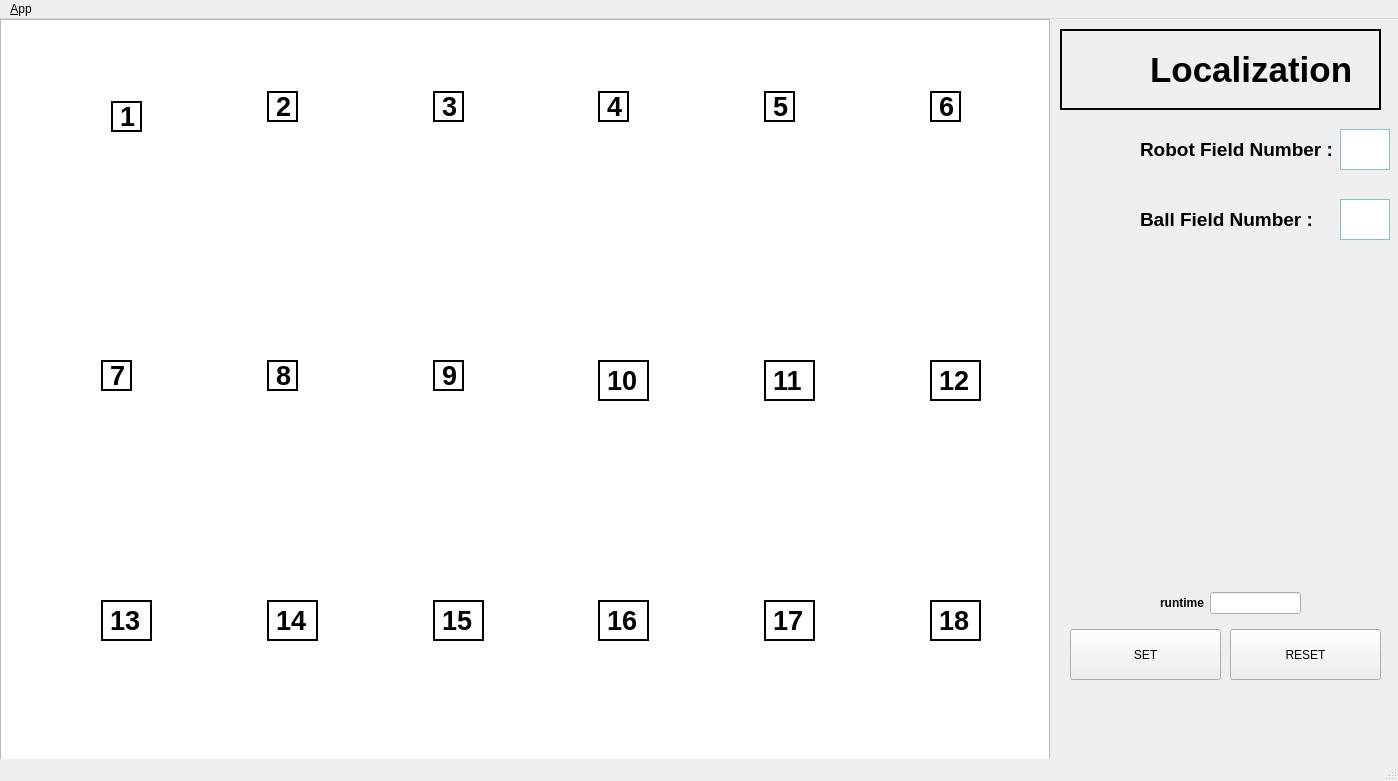
<?xml version="1.0" encoding="UTF-8"?>
<ui version="4.0">
 <class>MainWindowDesign</class>
 <widget class="QMainWindow" name="MainWindowDesign">
  <property name="geometry">
   <rect>
    <x>0</x>
    <y>0</y>
    <width>1398</width>
    <height>781</height>
   </rect>
  </property>
  <property name="windowTitle">
   <string>QRosApp</string>
  </property>
  <property name="windowIcon">
   <iconset resource="../resources/images.qrc">
    <normaloff>:/images/local2.png</normaloff>:/images/local2.png</iconset>
  </property>
  <property name="locale">
   <locale language="English" country="Australia"/>
  </property>
  <widget class="QWidget" name="centralwidget">
   <widget class="QGraphicsView" name="graphicsView">
    <property name="geometry">
     <rect>
      <x>0</x>
      <y>0</y>
      <width>1050</width>
      <height>750</height>
     </rect>
    </property>
   </widget>
   <widget class="QLabel" name="label">
    <property name="geometry">
     <rect>
      <x>1110</x>
      <y>690</y>
      <width>221</width>
      <height>61</height>
     </rect>
    </property>
    <property name="cursor">
     <cursorShape>ArrowCursor</cursorShape>
    </property>
    <property name="text">
     <string/>
    </property>
    <property name="pixmap">
     <pixmap resource="../resources/images.qrc">:/images/ROBIT_logo.2.png</pixmap>
    </property>
    <property name="scaledContents">
     <bool>true</bool>
    </property>
   </widget>
   <widget class="QLabel" name="label_2">
    <property name="geometry">
     <rect>
      <x>1070</x>
      <y>20</y>
      <width>61</width>
      <height>51</height>
     </rect>
    </property>
    <property name="text">
     <string/>
    </property>
    <property name="pixmap">
     <pixmap resource="../resources/images.qrc">:/images/local2.png</pixmap>
    </property>
    <property name="scaledContents">
     <bool>true</bool>
    </property>
   </widget>
   <widget class="QLabel" name="label_3">
    <property name="geometry">
     <rect>
      <x>1150</x>
      <y>30</y>
      <width>221</width>
      <height>41</height>
     </rect>
    </property>
    <property name="font">
     <font>
      <pointsize>26</pointsize>
      <weight>75</weight>
      <italic>false</italic>
      <bold>true</bold>
     </font>
    </property>
    <property name="text">
     <string>Localization</string>
    </property>
   </widget>
   <widget class="QPushButton" name="pushButton_set">
    <property name="geometry">
     <rect>
      <x>1070</x>
      <y>610</y>
      <width>151</width>
      <height>51</height>
     </rect>
    </property>
    <property name="text">
     <string>SET</string>
    </property>
   </widget>
   <widget class="QPushButton" name="pushButton_reset">
    <property name="geometry">
     <rect>
      <x>1230</x>
      <y>610</y>
      <width>151</width>
      <height>51</height>
     </rect>
    </property>
    <property name="text">
     <string>RESET</string>
    </property>
   </widget>
   <widget class="QLabel" name="label_num1">
    <property name="geometry">
     <rect>
      <x>111</x>
      <y>82</y>
      <width>31</width>
      <height>31</height>
     </rect>
    </property>
    <property name="font">
     <font>
      <pointsize>20</pointsize>
      <weight>75</weight>
      <bold>true</bold>
     </font>
    </property>
    <property name="frameShape">
     <enum>QFrame::WinPanel</enum>
    </property>
    <property name="text">
     <string>1</string>
    </property>
   </widget>
   <widget class="QLabel" name="label_num2">
    <property name="geometry">
     <rect>
      <x>267</x>
      <y>72</y>
      <width>31</width>
      <height>31</height>
     </rect>
    </property>
    <property name="font">
     <font>
      <pointsize>20</pointsize>
      <weight>75</weight>
      <bold>true</bold>
     </font>
    </property>
    <property name="frameShape">
     <enum>QFrame::WinPanel</enum>
    </property>
    <property name="text">
     <string>2</string>
    </property>
   </widget>
   <widget class="QLabel" name="label_num3">
    <property name="geometry">
     <rect>
      <x>433</x>
      <y>72</y>
      <width>31</width>
      <height>31</height>
     </rect>
    </property>
    <property name="font">
     <font>
      <pointsize>20</pointsize>
      <weight>75</weight>
      <bold>true</bold>
     </font>
    </property>
    <property name="frameShape">
     <enum>QFrame::WinPanel</enum>
    </property>
    <property name="text">
     <string>3</string>
    </property>
   </widget>
   <widget class="QLabel" name="label_num6">
    <property name="geometry">
     <rect>
      <x>930</x>
      <y>72</y>
      <width>31</width>
      <height>31</height>
     </rect>
    </property>
    <property name="font">
     <font>
      <pointsize>20</pointsize>
      <weight>75</weight>
      <bold>true</bold>
     </font>
    </property>
    <property name="frameShape">
     <enum>QFrame::WinPanel</enum>
    </property>
    <property name="text">
     <string>6</string>
    </property>
   </widget>
   <widget class="QLabel" name="label_num5">
    <property name="geometry">
     <rect>
      <x>764</x>
      <y>72</y>
      <width>31</width>
      <height>31</height>
     </rect>
    </property>
    <property name="font">
     <font>
      <pointsize>20</pointsize>
      <weight>75</weight>
      <bold>true</bold>
     </font>
    </property>
    <property name="frameShape">
     <enum>QFrame::WinPanel</enum>
    </property>
    <property name="text">
     <string>5</string>
    </property>
   </widget>
   <widget class="QLabel" name="label_num4">
    <property name="geometry">
     <rect>
      <x>598</x>
      <y>72</y>
      <width>31</width>
      <height>31</height>
     </rect>
    </property>
    <property name="font">
     <font>
      <pointsize>20</pointsize>
      <weight>75</weight>
      <bold>true</bold>
     </font>
    </property>
    <property name="frameShape">
     <enum>QFrame::WinPanel</enum>
    </property>
    <property name="text">
     <string>4</string>
    </property>
   </widget>
   <widget class="QTextEdit" name="textEdit_area">
    <property name="geometry">
     <rect>
      <x>1340</x>
      <y>110</y>
      <width>50</width>
      <height>41</height>
     </rect>
    </property>
    <property name="palette">
     <palette>
      <active>
       <colorrole role="WindowText">
        <brush brushstyle="SolidPattern">
         <color alpha="255">
          <red>0</red>
          <green>0</green>
          <blue>0</blue>
         </color>
        </brush>
       </colorrole>
       <colorrole role="Button">
        <brush brushstyle="SolidPattern">
         <color alpha="255">
          <red>170</red>
          <green>255</green>
          <blue>255</blue>
         </color>
        </brush>
       </colorrole>
       <colorrole role="Light">
        <brush brushstyle="SolidPattern">
         <color alpha="255">
          <red>255</red>
          <green>255</green>
          <blue>255</blue>
         </color>
        </brush>
       </colorrole>
       <colorrole role="Midlight">
        <brush brushstyle="SolidPattern">
         <color alpha="255">
          <red>212</red>
          <green>255</green>
          <blue>255</blue>
         </color>
        </brush>
       </colorrole>
       <colorrole role="Dark">
        <brush brushstyle="SolidPattern">
         <color alpha="255">
          <red>85</red>
          <green>127</green>
          <blue>127</blue>
         </color>
        </brush>
       </colorrole>
       <colorrole role="Mid">
        <brush brushstyle="SolidPattern">
         <color alpha="255">
          <red>113</red>
          <green>170</green>
          <blue>170</blue>
         </color>
        </brush>
       </colorrole>
       <colorrole role="Text">
        <brush brushstyle="SolidPattern">
         <color alpha="255">
          <red>0</red>
          <green>0</green>
          <blue>0</blue>
         </color>
        </brush>
       </colorrole>
       <colorrole role="BrightText">
        <brush brushstyle="SolidPattern">
         <color alpha="255">
          <red>255</red>
          <green>255</green>
          <blue>255</blue>
         </color>
        </brush>
       </colorrole>
       <colorrole role="ButtonText">
        <brush brushstyle="SolidPattern">
         <color alpha="255">
          <red>0</red>
          <green>0</green>
          <blue>0</blue>
         </color>
        </brush>
       </colorrole>
       <colorrole role="Base">
        <brush brushstyle="SolidPattern">
         <color alpha="255">
          <red>255</red>
          <green>255</green>
          <blue>255</blue>
         </color>
        </brush>
       </colorrole>
       <colorrole role="Window">
        <brush brushstyle="SolidPattern">
         <color alpha="255">
          <red>170</red>
          <green>255</green>
          <blue>255</blue>
         </color>
        </brush>
       </colorrole>
       <colorrole role="Shadow">
        <brush brushstyle="SolidPattern">
         <color alpha="255">
          <red>0</red>
          <green>0</green>
          <blue>0</blue>
         </color>
        </brush>
       </colorrole>
       <colorrole role="AlternateBase">
        <brush brushstyle="SolidPattern">
         <color alpha="255">
          <red>212</red>
          <green>255</green>
          <blue>255</blue>
         </color>
        </brush>
       </colorrole>
       <colorrole role="ToolTipBase">
        <brush brushstyle="SolidPattern">
         <color alpha="255">
          <red>255</red>
          <green>255</green>
          <blue>220</blue>
         </color>
        </brush>
       </colorrole>
       <colorrole role="ToolTipText">
        <brush brushstyle="SolidPattern">
         <color alpha="255">
          <red>0</red>
          <green>0</green>
          <blue>0</blue>
         </color>
        </brush>
       </colorrole>
      </active>
      <inactive>
       <colorrole role="WindowText">
        <brush brushstyle="SolidPattern">
         <color alpha="255">
          <red>0</red>
          <green>0</green>
          <blue>0</blue>
         </color>
        </brush>
       </colorrole>
       <colorrole role="Button">
        <brush brushstyle="SolidPattern">
         <color alpha="255">
          <red>170</red>
          <green>255</green>
          <blue>255</blue>
         </color>
        </brush>
       </colorrole>
       <colorrole role="Light">
        <brush brushstyle="SolidPattern">
         <color alpha="255">
          <red>255</red>
          <green>255</green>
          <blue>255</blue>
         </color>
        </brush>
       </colorrole>
       <colorrole role="Midlight">
        <brush brushstyle="SolidPattern">
         <color alpha="255">
          <red>212</red>
          <green>255</green>
          <blue>255</blue>
         </color>
        </brush>
       </colorrole>
       <colorrole role="Dark">
        <brush brushstyle="SolidPattern">
         <color alpha="255">
          <red>85</red>
          <green>127</green>
          <blue>127</blue>
         </color>
        </brush>
       </colorrole>
       <colorrole role="Mid">
        <brush brushstyle="SolidPattern">
         <color alpha="255">
          <red>113</red>
          <green>170</green>
          <blue>170</blue>
         </color>
        </brush>
       </colorrole>
       <colorrole role="Text">
        <brush brushstyle="SolidPattern">
         <color alpha="255">
          <red>0</red>
          <green>0</green>
          <blue>0</blue>
         </color>
        </brush>
       </colorrole>
       <colorrole role="BrightText">
        <brush brushstyle="SolidPattern">
         <color alpha="255">
          <red>255</red>
          <green>255</green>
          <blue>255</blue>
         </color>
        </brush>
       </colorrole>
       <colorrole role="ButtonText">
        <brush brushstyle="SolidPattern">
         <color alpha="255">
          <red>0</red>
          <green>0</green>
          <blue>0</blue>
         </color>
        </brush>
       </colorrole>
       <colorrole role="Base">
        <brush brushstyle="SolidPattern">
         <color alpha="255">
          <red>255</red>
          <green>255</green>
          <blue>255</blue>
         </color>
        </brush>
       </colorrole>
       <colorrole role="Window">
        <brush brushstyle="SolidPattern">
         <color alpha="255">
          <red>170</red>
          <green>255</green>
          <blue>255</blue>
         </color>
        </brush>
       </colorrole>
       <colorrole role="Shadow">
        <brush brushstyle="SolidPattern">
         <color alpha="255">
          <red>0</red>
          <green>0</green>
          <blue>0</blue>
         </color>
        </brush>
       </colorrole>
       <colorrole role="AlternateBase">
        <brush brushstyle="SolidPattern">
         <color alpha="255">
          <red>212</red>
          <green>255</green>
          <blue>255</blue>
         </color>
        </brush>
       </colorrole>
       <colorrole role="ToolTipBase">
        <brush brushstyle="SolidPattern">
         <color alpha="255">
          <red>255</red>
          <green>255</green>
          <blue>220</blue>
         </color>
        </brush>
       </colorrole>
       <colorrole role="ToolTipText">
        <brush brushstyle="SolidPattern">
         <color alpha="255">
          <red>0</red>
          <green>0</green>
          <blue>0</blue>
         </color>
        </brush>
       </colorrole>
      </inactive>
      <disabled>
       <colorrole role="WindowText">
        <brush brushstyle="SolidPattern">
         <color alpha="255">
          <red>85</red>
          <green>127</green>
          <blue>127</blue>
         </color>
        </brush>
       </colorrole>
       <colorrole role="Button">
        <brush brushstyle="SolidPattern">
         <color alpha="255">
          <red>170</red>
          <green>255</green>
          <blue>255</blue>
         </color>
        </brush>
       </colorrole>
       <colorrole role="Light">
        <brush brushstyle="SolidPattern">
         <color alpha="255">
          <red>255</red>
          <green>255</green>
          <blue>255</blue>
         </color>
        </brush>
       </colorrole>
       <colorrole role="Midlight">
        <brush brushstyle="SolidPattern">
         <color alpha="255">
          <red>212</red>
          <green>255</green>
          <blue>255</blue>
         </color>
        </brush>
       </colorrole>
       <colorrole role="Dark">
        <brush brushstyle="SolidPattern">
         <color alpha="255">
          <red>85</red>
          <green>127</green>
          <blue>127</blue>
         </color>
        </brush>
       </colorrole>
       <colorrole role="Mid">
        <brush brushstyle="SolidPattern">
         <color alpha="255">
          <red>113</red>
          <green>170</green>
          <blue>170</blue>
         </color>
        </brush>
       </colorrole>
       <colorrole role="Text">
        <brush brushstyle="SolidPattern">
         <color alpha="255">
          <red>85</red>
          <green>127</green>
          <blue>127</blue>
         </color>
        </brush>
       </colorrole>
       <colorrole role="BrightText">
        <brush brushstyle="SolidPattern">
         <color alpha="255">
          <red>255</red>
          <green>255</green>
          <blue>255</blue>
         </color>
        </brush>
       </colorrole>
       <colorrole role="ButtonText">
        <brush brushstyle="SolidPattern">
         <color alpha="255">
          <red>85</red>
          <green>127</green>
          <blue>127</blue>
         </color>
        </brush>
       </colorrole>
       <colorrole role="Base">
        <brush brushstyle="SolidPattern">
         <color alpha="255">
          <red>170</red>
          <green>255</green>
          <blue>255</blue>
         </color>
        </brush>
       </colorrole>
       <colorrole role="Window">
        <brush brushstyle="SolidPattern">
         <color alpha="255">
          <red>170</red>
          <green>255</green>
          <blue>255</blue>
         </color>
        </brush>
       </colorrole>
       <colorrole role="Shadow">
        <brush brushstyle="SolidPattern">
         <color alpha="255">
          <red>0</red>
          <green>0</green>
          <blue>0</blue>
         </color>
        </brush>
       </colorrole>
       <colorrole role="AlternateBase">
        <brush brushstyle="SolidPattern">
         <color alpha="255">
          <red>170</red>
          <green>255</green>
          <blue>255</blue>
         </color>
        </brush>
       </colorrole>
       <colorrole role="ToolTipBase">
        <brush brushstyle="SolidPattern">
         <color alpha="255">
          <red>255</red>
          <green>255</green>
          <blue>220</blue>
         </color>
        </brush>
       </colorrole>
       <colorrole role="ToolTipText">
        <brush brushstyle="SolidPattern">
         <color alpha="255">
          <red>0</red>
          <green>0</green>
          <blue>0</blue>
         </color>
        </brush>
       </colorrole>
      </disabled>
     </palette>
    </property>
    <property name="font">
     <font>
      <pointsize>20</pointsize>
      <weight>75</weight>
      <bold>true</bold>
     </font>
    </property>
   </widget>
   <widget class="QLabel" name="label_4">
    <property name="geometry">
     <rect>
      <x>1140</x>
      <y>100</y>
      <width>191</width>
      <height>61</height>
     </rect>
    </property>
    <property name="font">
     <font>
      <pointsize>16</pointsize>
      <weight>75</weight>
      <bold>true</bold>
     </font>
    </property>
    <property name="text">
     <string>&lt;html&gt;&lt;head/&gt;&lt;body&gt;&lt;p&gt;&lt;span style=&quot; font-size:14pt;&quot;&gt;Robot Field Number : &lt;/span&gt;&lt;/p&gt;&lt;/body&gt;&lt;/html&gt;</string>
    </property>
   </widget>
   <widget class="QLabel" name="label_5">
    <property name="geometry">
     <rect>
      <x>1060</x>
      <y>100</y>
      <width>71</width>
      <height>61</height>
     </rect>
    </property>
    <property name="text">
     <string/>
    </property>
    <property name="pixmap">
     <pixmap resource="../resources/images.qrc">:/images/soccer.png</pixmap>
    </property>
    <property name="scaledContents">
     <bool>true</bool>
    </property>
   </widget>
   <widget class="QLabel" name="label_6">
    <property name="geometry">
     <rect>
      <x>1060</x>
      <y>10</y>
      <width>321</width>
      <height>81</height>
     </rect>
    </property>
    <property name="frameShape">
     <enum>QFrame::WinPanel</enum>
    </property>
    <property name="text">
     <string/>
    </property>
   </widget>
   <widget class="QLabel" name="label_num8">
    <property name="geometry">
     <rect>
      <x>267</x>
      <y>341</y>
      <width>31</width>
      <height>31</height>
     </rect>
    </property>
    <property name="font">
     <font>
      <pointsize>20</pointsize>
      <weight>75</weight>
      <bold>true</bold>
     </font>
    </property>
    <property name="frameShape">
     <enum>QFrame::WinPanel</enum>
    </property>
    <property name="text">
     <string>8</string>
    </property>
   </widget>
   <widget class="QLabel" name="label_num12">
    <property name="geometry">
     <rect>
      <x>930</x>
      <y>341</y>
      <width>51</width>
      <height>41</height>
     </rect>
    </property>
    <property name="font">
     <font>
      <pointsize>20</pointsize>
      <weight>75</weight>
      <bold>true</bold>
     </font>
    </property>
    <property name="frameShape">
     <enum>QFrame::WinPanel</enum>
    </property>
    <property name="text">
     <string>12</string>
    </property>
   </widget>
   <widget class="QLabel" name="label_num10">
    <property name="geometry">
     <rect>
      <x>598</x>
      <y>341</y>
      <width>51</width>
      <height>41</height>
     </rect>
    </property>
    <property name="font">
     <font>
      <pointsize>20</pointsize>
      <weight>75</weight>
      <bold>true</bold>
     </font>
    </property>
    <property name="frameShape">
     <enum>QFrame::WinPanel</enum>
    </property>
    <property name="text">
     <string>10</string>
    </property>
   </widget>
   <widget class="QLabel" name="label_num11">
    <property name="geometry">
     <rect>
      <x>764</x>
      <y>341</y>
      <width>51</width>
      <height>41</height>
     </rect>
    </property>
    <property name="font">
     <font>
      <pointsize>20</pointsize>
      <weight>75</weight>
      <bold>true</bold>
     </font>
    </property>
    <property name="frameShape">
     <enum>QFrame::WinPanel</enum>
    </property>
    <property name="text">
     <string>11</string>
    </property>
   </widget>
   <widget class="QLabel" name="label_num7">
    <property name="geometry">
     <rect>
      <x>101</x>
      <y>341</y>
      <width>31</width>
      <height>31</height>
     </rect>
    </property>
    <property name="font">
     <font>
      <pointsize>20</pointsize>
      <weight>75</weight>
      <bold>true</bold>
     </font>
    </property>
    <property name="frameShape">
     <enum>QFrame::WinPanel</enum>
    </property>
    <property name="text">
     <string>7</string>
    </property>
   </widget>
   <widget class="QLabel" name="label_num9">
    <property name="geometry">
     <rect>
      <x>433</x>
      <y>341</y>
      <width>31</width>
      <height>31</height>
     </rect>
    </property>
    <property name="font">
     <font>
      <pointsize>20</pointsize>
      <weight>75</weight>
      <bold>true</bold>
     </font>
    </property>
    <property name="frameShape">
     <enum>QFrame::WinPanel</enum>
    </property>
    <property name="text">
     <string>9</string>
    </property>
   </widget>
   <widget class="QLabel" name="label_num14">
    <property name="geometry">
     <rect>
      <x>267</x>
      <y>581</y>
      <width>51</width>
      <height>41</height>
     </rect>
    </property>
    <property name="font">
     <font>
      <pointsize>20</pointsize>
      <weight>75</weight>
      <bold>true</bold>
     </font>
    </property>
    <property name="frameShape">
     <enum>QFrame::WinPanel</enum>
    </property>
    <property name="text">
     <string>14</string>
    </property>
   </widget>
   <widget class="QLabel" name="label_num15">
    <property name="geometry">
     <rect>
      <x>433</x>
      <y>581</y>
      <width>51</width>
      <height>41</height>
     </rect>
    </property>
    <property name="font">
     <font>
      <pointsize>20</pointsize>
      <weight>75</weight>
      <bold>true</bold>
     </font>
    </property>
    <property name="frameShape">
     <enum>QFrame::WinPanel</enum>
    </property>
    <property name="text">
     <string>15</string>
    </property>
   </widget>
   <widget class="QLabel" name="label_num16">
    <property name="geometry">
     <rect>
      <x>598</x>
      <y>581</y>
      <width>51</width>
      <height>41</height>
     </rect>
    </property>
    <property name="font">
     <font>
      <pointsize>20</pointsize>
      <weight>75</weight>
      <bold>true</bold>
     </font>
    </property>
    <property name="frameShape">
     <enum>QFrame::WinPanel</enum>
    </property>
    <property name="text">
     <string>16</string>
    </property>
   </widget>
   <widget class="QLabel" name="label_num17">
    <property name="geometry">
     <rect>
      <x>764</x>
      <y>581</y>
      <width>51</width>
      <height>41</height>
     </rect>
    </property>
    <property name="font">
     <font>
      <pointsize>20</pointsize>
      <weight>75</weight>
      <bold>true</bold>
     </font>
    </property>
    <property name="frameShape">
     <enum>QFrame::WinPanel</enum>
    </property>
    <property name="text">
     <string>17</string>
    </property>
   </widget>
   <widget class="QLabel" name="label_num18">
    <property name="geometry">
     <rect>
      <x>930</x>
      <y>581</y>
      <width>51</width>
      <height>41</height>
     </rect>
    </property>
    <property name="font">
     <font>
      <pointsize>20</pointsize>
      <weight>75</weight>
      <bold>true</bold>
     </font>
    </property>
    <property name="frameShape">
     <enum>QFrame::WinPanel</enum>
    </property>
    <property name="text">
     <string>18</string>
    </property>
   </widget>
   <widget class="QLabel" name="label_num13">
    <property name="geometry">
     <rect>
      <x>101</x>
      <y>581</y>
      <width>51</width>
      <height>41</height>
     </rect>
    </property>
    <property name="font">
     <font>
      <pointsize>20</pointsize>
      <weight>75</weight>
      <bold>true</bold>
     </font>
    </property>
    <property name="frameShape">
     <enum>QFrame::WinPanel</enum>
    </property>
    <property name="text">
     <string>13</string>
    </property>
   </widget>
   <widget class="QWidget" name="layoutWidget">
    <property name="geometry">
     <rect>
      <x>1160</x>
      <y>570</y>
      <width>141</width>
      <height>29</height>
     </rect>
    </property>
    <layout class="QHBoxLayout" name="horizontalLayout">
     <item>
      <widget class="QLabel" name="label_7">
       <property name="text">
        <string>&lt;html&gt;&lt;head/&gt;&lt;body&gt;&lt;p align=&quot;center&quot;&gt;&lt;span style=&quot; font-weight:600;&quot;&gt;runtime&lt;/span&gt;&lt;/p&gt;&lt;/body&gt;&lt;/html&gt;</string>
       </property>
      </widget>
     </item>
     <item>
      <widget class="QLineEdit" name="lineEdit_time">
       <property name="alignment">
        <set>Qt::AlignCenter</set>
       </property>
      </widget>
     </item>
    </layout>
   </widget>
   <widget class="QLabel" name="label_8">
    <property name="geometry">
     <rect>
      <x>1140</x>
      <y>170</y>
      <width>191</width>
      <height>61</height>
     </rect>
    </property>
    <property name="font">
     <font>
      <pointsize>16</pointsize>
      <weight>75</weight>
      <bold>true</bold>
     </font>
    </property>
    <property name="text">
     <string>&lt;html&gt;&lt;head/&gt;&lt;body&gt;&lt;p&gt;&lt;span style=&quot; font-size:14pt;&quot;&gt;Ball Field Number : &lt;/span&gt;&lt;/p&gt;&lt;/body&gt;&lt;/html&gt;</string>
    </property>
   </widget>
   <widget class="QTextEdit" name="textEdit_area_2">
    <property name="geometry">
     <rect>
      <x>1340</x>
      <y>180</y>
      <width>50</width>
      <height>41</height>
     </rect>
    </property>
    <property name="palette">
     <palette>
      <active>
       <colorrole role="WindowText">
        <brush brushstyle="SolidPattern">
         <color alpha="255">
          <red>0</red>
          <green>0</green>
          <blue>0</blue>
         </color>
        </brush>
       </colorrole>
       <colorrole role="Button">
        <brush brushstyle="SolidPattern">
         <color alpha="255">
          <red>170</red>
          <green>255</green>
          <blue>255</blue>
         </color>
        </brush>
       </colorrole>
       <colorrole role="Light">
        <brush brushstyle="SolidPattern">
         <color alpha="255">
          <red>255</red>
          <green>255</green>
          <blue>255</blue>
         </color>
        </brush>
       </colorrole>
       <colorrole role="Midlight">
        <brush brushstyle="SolidPattern">
         <color alpha="255">
          <red>212</red>
          <green>255</green>
          <blue>255</blue>
         </color>
        </brush>
       </colorrole>
       <colorrole role="Dark">
        <brush brushstyle="SolidPattern">
         <color alpha="255">
          <red>85</red>
          <green>127</green>
          <blue>127</blue>
         </color>
        </brush>
       </colorrole>
       <colorrole role="Mid">
        <brush brushstyle="SolidPattern">
         <color alpha="255">
          <red>113</red>
          <green>170</green>
          <blue>170</blue>
         </color>
        </brush>
       </colorrole>
       <colorrole role="Text">
        <brush brushstyle="SolidPattern">
         <color alpha="255">
          <red>0</red>
          <green>0</green>
          <blue>0</blue>
         </color>
        </brush>
       </colorrole>
       <colorrole role="BrightText">
        <brush brushstyle="SolidPattern">
         <color alpha="255">
          <red>255</red>
          <green>255</green>
          <blue>255</blue>
         </color>
        </brush>
       </colorrole>
       <colorrole role="ButtonText">
        <brush brushstyle="SolidPattern">
         <color alpha="255">
          <red>0</red>
          <green>0</green>
          <blue>0</blue>
         </color>
        </brush>
       </colorrole>
       <colorrole role="Base">
        <brush brushstyle="SolidPattern">
         <color alpha="255">
          <red>255</red>
          <green>255</green>
          <blue>255</blue>
         </color>
        </brush>
       </colorrole>
       <colorrole role="Window">
        <brush brushstyle="SolidPattern">
         <color alpha="255">
          <red>170</red>
          <green>255</green>
          <blue>255</blue>
         </color>
        </brush>
       </colorrole>
       <colorrole role="Shadow">
        <brush brushstyle="SolidPattern">
         <color alpha="255">
          <red>0</red>
          <green>0</green>
          <blue>0</blue>
         </color>
        </brush>
       </colorrole>
       <colorrole role="AlternateBase">
        <brush brushstyle="SolidPattern">
         <color alpha="255">
          <red>212</red>
          <green>255</green>
          <blue>255</blue>
         </color>
        </brush>
       </colorrole>
       <colorrole role="ToolTipBase">
        <brush brushstyle="SolidPattern">
         <color alpha="255">
          <red>255</red>
          <green>255</green>
          <blue>220</blue>
         </color>
        </brush>
       </colorrole>
       <colorrole role="ToolTipText">
        <brush brushstyle="SolidPattern">
         <color alpha="255">
          <red>0</red>
          <green>0</green>
          <blue>0</blue>
         </color>
        </brush>
       </colorrole>
      </active>
      <inactive>
       <colorrole role="WindowText">
        <brush brushstyle="SolidPattern">
         <color alpha="255">
          <red>0</red>
          <green>0</green>
          <blue>0</blue>
         </color>
        </brush>
       </colorrole>
       <colorrole role="Button">
        <brush brushstyle="SolidPattern">
         <color alpha="255">
          <red>170</red>
          <green>255</green>
          <blue>255</blue>
         </color>
        </brush>
       </colorrole>
       <colorrole role="Light">
        <brush brushstyle="SolidPattern">
         <color alpha="255">
          <red>255</red>
          <green>255</green>
          <blue>255</blue>
         </color>
        </brush>
       </colorrole>
       <colorrole role="Midlight">
        <brush brushstyle="SolidPattern">
         <color alpha="255">
          <red>212</red>
          <green>255</green>
          <blue>255</blue>
         </color>
        </brush>
       </colorrole>
       <colorrole role="Dark">
        <brush brushstyle="SolidPattern">
         <color alpha="255">
          <red>85</red>
          <green>127</green>
          <blue>127</blue>
         </color>
        </brush>
       </colorrole>
       <colorrole role="Mid">
        <brush brushstyle="SolidPattern">
         <color alpha="255">
          <red>113</red>
          <green>170</green>
          <blue>170</blue>
         </color>
        </brush>
       </colorrole>
       <colorrole role="Text">
        <brush brushstyle="SolidPattern">
         <color alpha="255">
          <red>0</red>
          <green>0</green>
          <blue>0</blue>
         </color>
        </brush>
       </colorrole>
       <colorrole role="BrightText">
        <brush brushstyle="SolidPattern">
         <color alpha="255">
          <red>255</red>
          <green>255</green>
          <blue>255</blue>
         </color>
        </brush>
       </colorrole>
       <colorrole role="ButtonText">
        <brush brushstyle="SolidPattern">
         <color alpha="255">
          <red>0</red>
          <green>0</green>
          <blue>0</blue>
         </color>
        </brush>
       </colorrole>
       <colorrole role="Base">
        <brush brushstyle="SolidPattern">
         <color alpha="255">
          <red>255</red>
          <green>255</green>
          <blue>255</blue>
         </color>
        </brush>
       </colorrole>
       <colorrole role="Window">
        <brush brushstyle="SolidPattern">
         <color alpha="255">
          <red>170</red>
          <green>255</green>
          <blue>255</blue>
         </color>
        </brush>
       </colorrole>
       <colorrole role="Shadow">
        <brush brushstyle="SolidPattern">
         <color alpha="255">
          <red>0</red>
          <green>0</green>
          <blue>0</blue>
         </color>
        </brush>
       </colorrole>
       <colorrole role="AlternateBase">
        <brush brushstyle="SolidPattern">
         <color alpha="255">
          <red>212</red>
          <green>255</green>
          <blue>255</blue>
         </color>
        </brush>
       </colorrole>
       <colorrole role="ToolTipBase">
        <brush brushstyle="SolidPattern">
         <color alpha="255">
          <red>255</red>
          <green>255</green>
          <blue>220</blue>
         </color>
        </brush>
       </colorrole>
       <colorrole role="ToolTipText">
        <brush brushstyle="SolidPattern">
         <color alpha="255">
          <red>0</red>
          <green>0</green>
          <blue>0</blue>
         </color>
        </brush>
       </colorrole>
      </inactive>
      <disabled>
       <colorrole role="WindowText">
        <brush brushstyle="SolidPattern">
         <color alpha="255">
          <red>85</red>
          <green>127</green>
          <blue>127</blue>
         </color>
        </brush>
       </colorrole>
       <colorrole role="Button">
        <brush brushstyle="SolidPattern">
         <color alpha="255">
          <red>170</red>
          <green>255</green>
          <blue>255</blue>
         </color>
        </brush>
       </colorrole>
       <colorrole role="Light">
        <brush brushstyle="SolidPattern">
         <color alpha="255">
          <red>255</red>
          <green>255</green>
          <blue>255</blue>
         </color>
        </brush>
       </colorrole>
       <colorrole role="Midlight">
        <brush brushstyle="SolidPattern">
         <color alpha="255">
          <red>212</red>
          <green>255</green>
          <blue>255</blue>
         </color>
        </brush>
       </colorrole>
       <colorrole role="Dark">
        <brush brushstyle="SolidPattern">
         <color alpha="255">
          <red>85</red>
          <green>127</green>
          <blue>127</blue>
         </color>
        </brush>
       </colorrole>
       <colorrole role="Mid">
        <brush brushstyle="SolidPattern">
         <color alpha="255">
          <red>113</red>
          <green>170</green>
          <blue>170</blue>
         </color>
        </brush>
       </colorrole>
       <colorrole role="Text">
        <brush brushstyle="SolidPattern">
         <color alpha="255">
          <red>85</red>
          <green>127</green>
          <blue>127</blue>
         </color>
        </brush>
       </colorrole>
       <colorrole role="BrightText">
        <brush brushstyle="SolidPattern">
         <color alpha="255">
          <red>255</red>
          <green>255</green>
          <blue>255</blue>
         </color>
        </brush>
       </colorrole>
       <colorrole role="ButtonText">
        <brush brushstyle="SolidPattern">
         <color alpha="255">
          <red>85</red>
          <green>127</green>
          <blue>127</blue>
         </color>
        </brush>
       </colorrole>
       <colorrole role="Base">
        <brush brushstyle="SolidPattern">
         <color alpha="255">
          <red>170</red>
          <green>255</green>
          <blue>255</blue>
         </color>
        </brush>
       </colorrole>
       <colorrole role="Window">
        <brush brushstyle="SolidPattern">
         <color alpha="255">
          <red>170</red>
          <green>255</green>
          <blue>255</blue>
         </color>
        </brush>
       </colorrole>
       <colorrole role="Shadow">
        <brush brushstyle="SolidPattern">
         <color alpha="255">
          <red>0</red>
          <green>0</green>
          <blue>0</blue>
         </color>
        </brush>
       </colorrole>
       <colorrole role="AlternateBase">
        <brush brushstyle="SolidPattern">
         <color alpha="255">
          <red>170</red>
          <green>255</green>
          <blue>255</blue>
         </color>
        </brush>
       </colorrole>
       <colorrole role="ToolTipBase">
        <brush brushstyle="SolidPattern">
         <color alpha="255">
          <red>255</red>
          <green>255</green>
          <blue>220</blue>
         </color>
        </brush>
       </colorrole>
       <colorrole role="ToolTipText">
        <brush brushstyle="SolidPattern">
         <color alpha="255">
          <red>0</red>
          <green>0</green>
          <blue>0</blue>
         </color>
        </brush>
       </colorrole>
      </disabled>
     </palette>
    </property>
    <property name="font">
     <font>
      <pointsize>20</pointsize>
      <weight>75</weight>
      <bold>true</bold>
     </font>
    </property>
   </widget>
  </widget>
  <widget class="QMenuBar" name="menubar">
   <property name="geometry">
    <rect>
     <x>0</x>
     <y>0</y>
     <width>1398</width>
     <height>25</height>
    </rect>
   </property>
   <widget class="QMenu" name="menu_File">
    <property name="title">
     <string>&amp;App</string>
    </property>
    <addaction name="action_Preferences"/>
    <addaction name="separator"/>
    <addaction name="actionAbout"/>
    <addaction name="actionAbout_Qt"/>
    <addaction name="separator"/>
    <addaction name="action_Quit"/>
   </widget>
   <addaction name="menu_File"/>
  </widget>
  <widget class="QStatusBar" name="statusbar"/>
  <action name="action_Quit">
   <property name="text">
    <string>&amp;Quit</string>
   </property>
   <property name="shortcut">
    <string>Ctrl+Q</string>
   </property>
   <property name="shortcutContext">
    <enum>Qt::ApplicationShortcut</enum>
   </property>
  </action>
  <action name="action_Preferences">
   <property name="text">
    <string>&amp;Preferences</string>
   </property>
  </action>
  <action name="actionAbout">
   <property name="text">
    <string>&amp;About</string>
   </property>
  </action>
  <action name="actionAbout_Qt">
   <property name="text">
    <string>About &amp;Qt</string>
   </property>
  </action>
 </widget>
 <resources>
  <include location="../resources/images.qrc"/>
 </resources>
 <connections>
  <connection>
   <sender>action_Quit</sender>
   <signal>triggered()</signal>
   <receiver>MainWindowDesign</receiver>
   <slot>close()</slot>
   <hints>
    <hint type="sourcelabel">
     <x>-1</x>
     <y>-1</y>
    </hint>
    <hint type="destinationlabel">
     <x>399</x>
     <y>299</y>
    </hint>
   </hints>
  </connection>
 </connections>
</ui>
